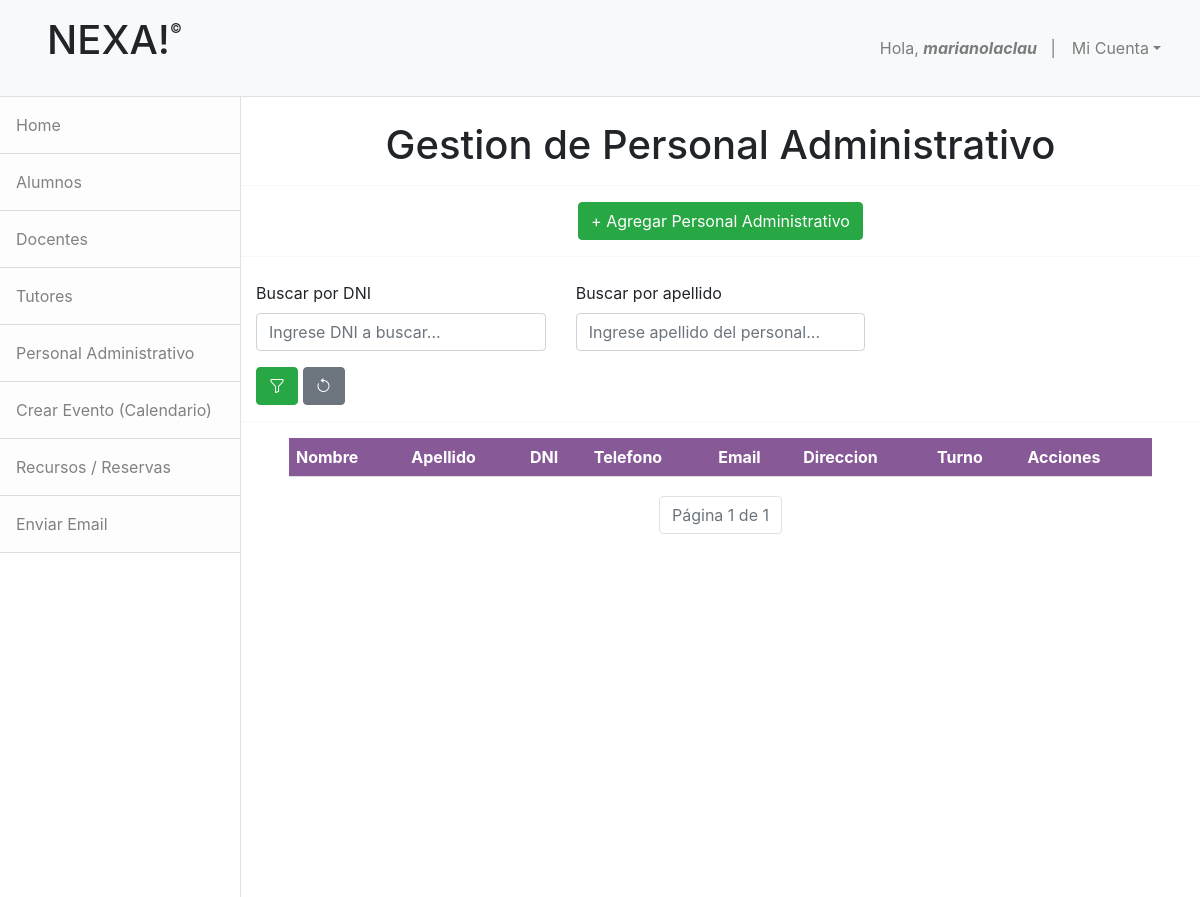
/lista_personal/ (signed in), run on an earlier commit of the app's database.
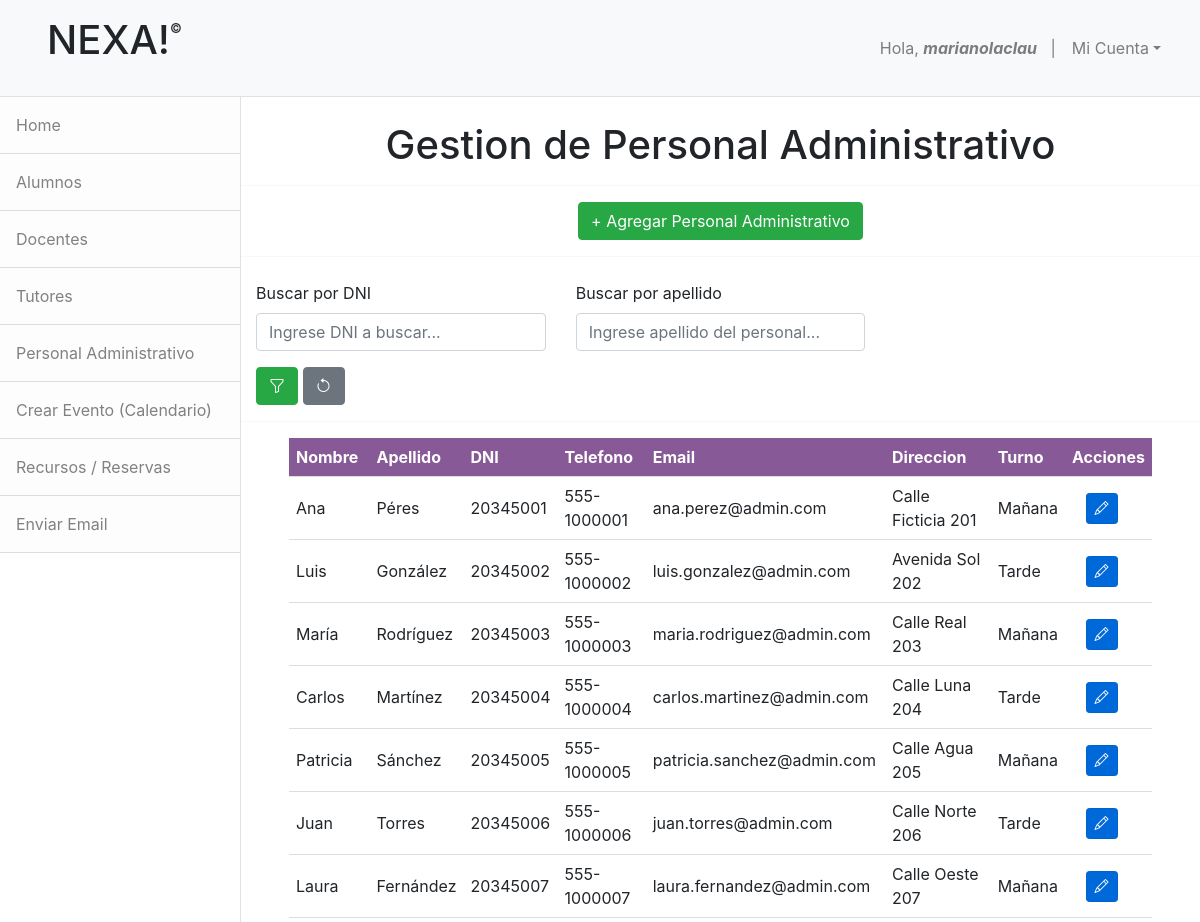
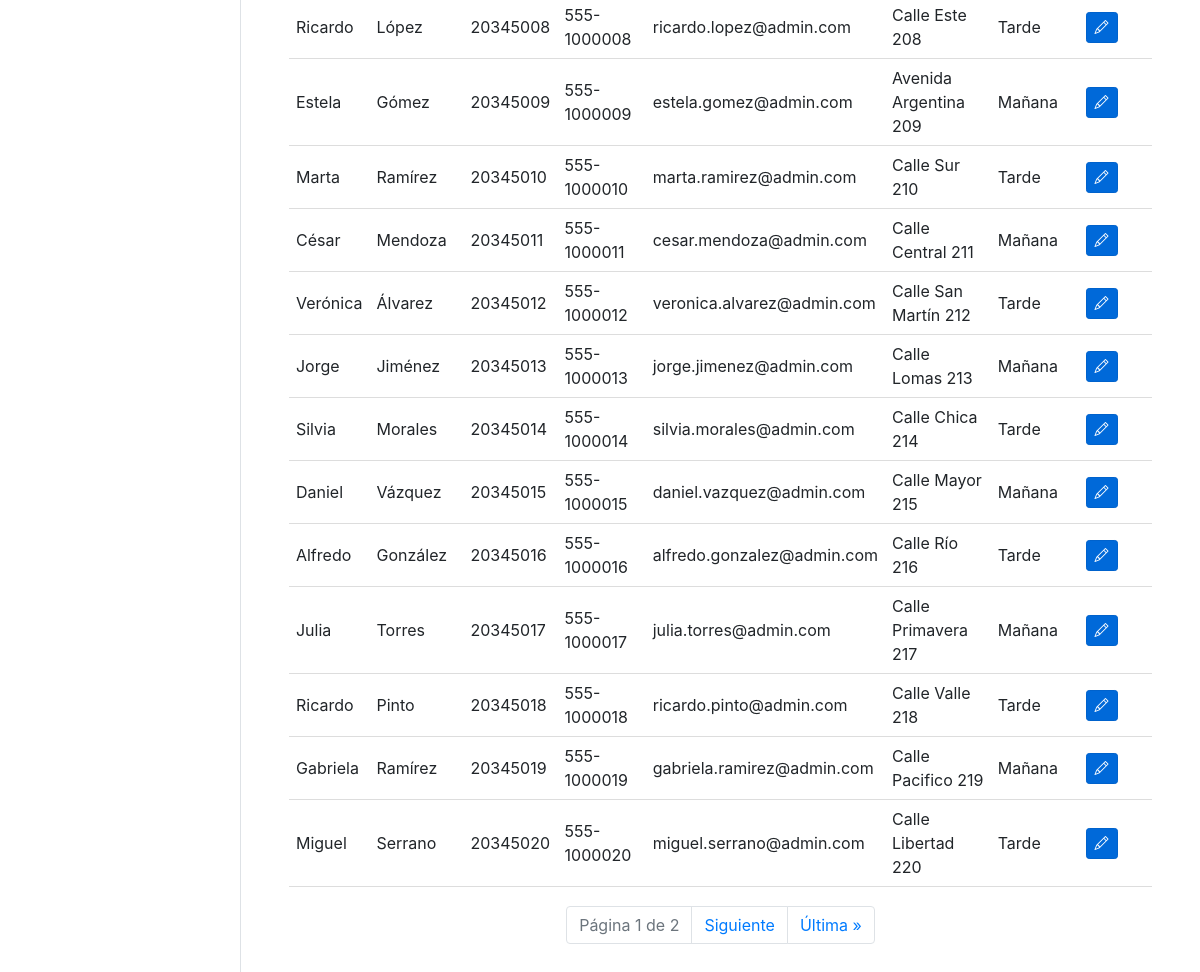
And on a later commit of the database (2 pictures, top to bottom).
### apps/administracion/models.py (models this page shows, shortened)
class PersonalAdmin(models.Model):
    nombre = models.CharField(max_length=50,null=False,blank=False)
    apellido = models.CharField(max_length=50,null=False,blank=False)
    dni = models.CharField(max_length=20, unique=True)
    direccion = models.CharField(max_length=50,null=False,blank=False)
    telefono = models.CharField(max_length=20,null=False,blank=False)
    email = models.EmailField()
    turno = models.ForeignKey(Turno,on_delete=models.CASCADE)
    genero = models.ForeignKey(Genero,on_delete=models.CASCADE)
    nacionalidad = models.ForeignKey(Nacionalidad,on_delete=models.CASCADE)

class Turno(models.Model):
    turno = models.CharField(max_length=50,null=False,blank=False)
    def __str__(self):
        return self.turno

### apps/administracion/views.py (the view)
# urls.py: path('lista_personal/',ListaPersonalAdmin.as_view(),name='lista_personal'),
class ListaPersonalAdmin(LoginRequiredMixin,ListView):
    model = PersonalAdmin
    template_name = 'administracion/lista_personal.html'
    context_object_name = 'personales'
    paginate_by = 20
    def get_queryset(self):
        queryset = super().get_queryset()
        query = self.request.GET.get('buscar', '')
        apellido = self.request.GET.get('apellido', '')
        if query:
            queryset = queryset.filter(dni__icontains=query)
        if apellido:
            queryset = queryset.filter(apellido__icontains=apellido)
        return queryset
    def get_context_data(self, **kwargs):
        context = super().get_context_data(**kwargs)
        context['buscar'] = self.request.GET.get('buscar', '')
        context['apellido'] = self.request.GET.get('apellido', '')
        return context

### apps/administracion/templates/administracion/lista_personal.html (shortened to what this page needs)
{% extends 'base.html' %}
{% block nav %}
    {% include 'administracion/base_admin.html' %}
{% endblock %}
{% block content %}
    <center><br><h1>Gestion de Personal Administrativo</h1></center>
    <hr>
    <center><a href="{% url 'crear_personal' %}" class="btn btn-success">+ Agregar Personal Administrativo</a></center>
    <hr>
    <div class="container mt-4">
        <form method="get" class="row g-3">
            <div class="col-md-4">
                <label for="buscar" class="form-label">Buscar por DNI</label>
                <input type="text" id="buscar" name="buscar" value="{{ buscar }}" placeholder="Ingrese DNI a buscar..." class="form-control">
            </div>
            <div class="col-md-4">
                <label for="apellido" class="form-label">Buscar por apellido</label>
                <input type="text" id="apellido" name="apellido" value="{{ apellido }}" placeholder="Ingrese apellido del personal..." class="form-control">
            </div>
            <div class="col-12">
                <button type="submit" class="btn btn-success"><i class="bi bi-funnel"></i></button>
                <a href="{% url 'lista_personal' %}" class="btn btn-secondary"><i class="bi bi-arrow-counterclockwise"></i></a>
            </div>
        </form>
    </div>
    <hr>
    <table>
        <thead>
            <tr>
                <th>Nombre</th>
                <th>Apellido</th>
                <th>DNI</th>
                <th>Telefono</th>
                <th>Email</th>
                <th>Direccion</th>
                <th>Turno</th>
                <th>Acciones</th>
            </tr>
        </thead>
        <tbody>
            {% for personal in personales %}
                <tr>
                    <td>{{ personal.nombre }}</td>
                    <td>{{ personal.apellido }}</td>
                    <td>{{ personal.dni }}</td>
                    <td>{{ personal.telefono }}</td>
                    <td>{{ personal.email }}</td>
                    <td>{{ personal.direccion }}</td>
                    <td>{{ personal.turno }}</td>
                    <td>&nbsp;&nbsp;&nbsp;<a href="{% url 'editar_personal' pk=personal.id %}" class="btn btn-sm btn-primary"><i class="bi bi-pencil"></i></a></td>
                </tr>
            {% endfor %}
        </tbody>
    </table>
    <nav>
        <ul class="pagination justify-content-center">
            <li class="page-item disabled">
                <span class="page-link">Página {{ page_obj.number }} de {{ page_obj.paginator.num_pages }}</span>
            </li>
            {% if page_obj.has_next %}
                <li class="page-item">
                    <a class="page-link" href="?page={{ page_obj.next_page_number }}">Siguiente</a>
                </li>
                <li class="page-item">
                    <a class="page-link" href="?page={{ page_obj.paginator.num_pages }}">Última &raquo;</a>
                </li>
            {% endif %}
        </ul>
    </nav>
    <br><br>
{% endblock %}

What changed in the data, as far as the page shows it:
added PersonalAdmin: nombre "Ana", apellido "Péres", dni "20345001", telefono "555-1000001", email "ana.perez@admin.com", direccion "Calle Ficticia 201", turno "Mañana"
added PersonalAdmin: nombre "Luis", apellido "González", dni "20345002", telefono "555-1000002", email "luis.gonzalez@admin.com", direccion "Avenida Sol 202", turno "Tarde"
added PersonalAdmin: nombre "María", apellido "Rodríguez", dni "20345003", telefono "555-1000003", email "maria.rodriguez@admin.com", direccion "Calle Real 203", turno "Mañana"
added PersonalAdmin: nombre "Carlos", apellido "Martínez", dni "20345004", telefono "555-1000004", email "carlos.martinez@admin.com", direccion "Calle Luna 204", turno "Tarde"
added PersonalAdmin: nombre "Patricia", apellido "Sánchez", dni "20345005", telefono "555-1000005", email "patricia.sanchez@admin.com", direccion "Calle Agua 205", turno "Mañana"
added PersonalAdmin: nombre "Juan", apellido "Torres", dni "20345006", telefono "555-1000006", email "juan.torres@admin.com", direccion "Calle Norte 206", turno "Tarde"
added PersonalAdmin: nombre "Laura", apellido "Fernández", dni "20345007", telefono "555-1000007", email "laura.fernandez@admin.com", direccion "Calle Oeste 207", turno "Mañana"
added PersonalAdmin: nombre "Ricardo", apellido "López", dni "20345008", telefono "555-1000008", email "ricardo.lopez@admin.com", direccion "Calle Este 208", turno "Tarde"
added PersonalAdmin: nombre "Estela", apellido "Gómez", dni "20345009", telefono "555-1000009", email "estela.gomez@admin.com", direccion "Avenida Argentina 209", turno "Mañana"
added PersonalAdmin: nombre "Marta", apellido "Ramírez", dni "20345010", telefono "555-1000010", email "marta.ramirez@admin.com", direccion "Calle Sur 210", turno "Tarde"
added PersonalAdmin: nombre "César", apellido "Mendoza", dni "20345011", telefono "555-1000011", email "cesar.mendoza@admin.com", direccion "Calle Central 211", turno "Mañana"
added PersonalAdmin: nombre "Verónica", apellido "Álvarez", dni "20345012", telefono "555-1000012", email "veronica.alvarez@admin.com", direccion "Calle San Martín 212", turno "Tarde"
added PersonalAdmin: nombre "Jorge", apellido "Jiménez", dni "20345013", telefono "555-1000013", email "jorge.jimenez@admin.com", direccion "Calle Lomas 213", turno "Mañana"
added PersonalAdmin: nombre "Silvia", apellido "Morales", dni "20345014", telefono "555-1000014", email "silvia.morales@admin.com", direccion "Calle Chica 214", turno "Tarde"
added PersonalAdmin: nombre "Daniel", apellido "Vázquez", dni "20345015", telefono "555-1000015", email "daniel.vazquez@admin.com", direccion "Calle Mayor 215", turno "Mañana"
added PersonalAdmin: nombre "Alfredo", apellido "González", dni "20345016", telefono "555-1000016", email "alfredo.gonzalez@admin.com", direccion "Calle Río 216", turno "Tarde"
added PersonalAdmin: nombre "Julia", apellido "Torres", dni "20345017", telefono "555-1000017", email "julia.torres@admin.com", direccion "Calle Primavera 217", turno "Mañana"
added PersonalAdmin: nombre "Ricardo", apellido "Pinto", dni "20345018", telefono "555-1000018", email "ricardo.pinto@admin.com", direccion "Calle Valle 218", turno "Tarde"
added PersonalAdmin: nombre "Gabriela", apellido "Ramírez", dni "20345019", telefono "555-1000019", email "gabriela.ramirez@admin.com", direccion "Calle Pacifico 219", turno "Mañana"
added PersonalAdmin: nombre "Miguel", apellido "Serrano", dni "20345020", telefono "555-1000020", email "miguel.serrano@admin.com", direccion "Calle Libertad 220", turno "Tarde"
Also different on the page:
{{ page_obj.paginator.num_pages }}: "1" → "2"
text now shown: "Siguiente Última »"
